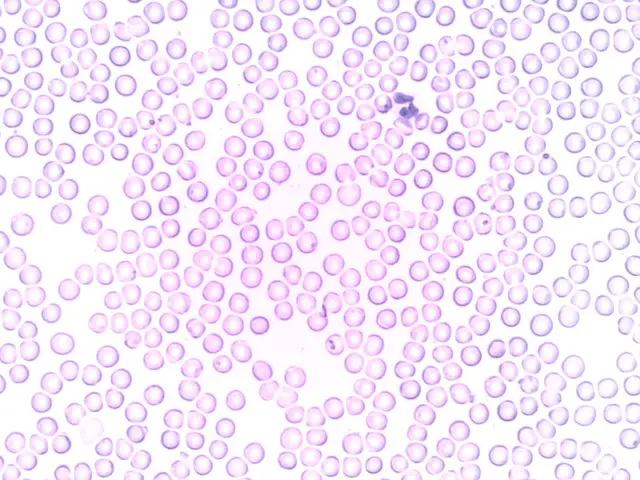
#> input picture CVL_Assignment02/cell_image.webp, 640 x 480 px
$ jupyter execute CVL_Assignment02.ipynb
#> lines starting #> are read from the running program, lines starting #| are printed output that depends on the picture; after the words box and inside, x2 and y2 are one past the last pixel; in counts of white or black regions, pixels touching at a corner belong together
# CVL Assignment 2
```
Name    : Shadiq Arif Aryasatya
NIM     : 24/536702/PA/22763
Class   : CS
Subject : Computer Vision and Image Analysis
```

For this assignment, I have chosen to use the thresholding method, specifically Otsu's thresholding, to perform object detection on a microscopic view of white blood cells, specifically Granulocytes. The source for the image is https://www.microscopemaster.com/white-blood-cells.html#gallery[pagegallery]/2/.

[cell 1]
import cv2
import numpy as np
import matplotlib.pyplot as plt

def object_detection_otsu_method(image_path):
#> called with image_path = 'cell_image.webp'
    image = cv2.imread(image_path, cv2.IMREAD_GRAYSCALE)
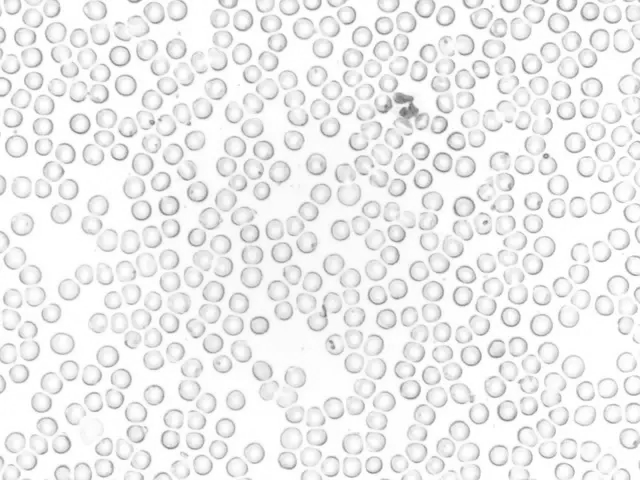
#> image: shape (480, 640); min 103, max 255, mean 238.6
    if image is None:
        raise ValueError("Image not found.")

    height, width = image.shape
#> height = 480; width = 640
    total_pixels = height * width
#> total_pixels = 307200

    # creating the histogram
    hist = np.zeros(256)
    for i in range(height):
        for j in range(width):
            hist[image[i, j]] += 1

    current_max_variance = 0
    optimal_threshold = 0
    sum_total = sum(i * hist[i] for i in range(256))
#> sum_total = 73290522

    sum_background = 0
    weight_background = 0

    # Otsu's method calculation
    for t in range(256):
        weight_background += hist[t]
        if weight_background == 0: continue

        weight_foreground = total_pixels - weight_background
        if weight_foreground == 0: break

        sum_background += t * hist[t]

        mean_b = sum_background / weight_background
        mean_f = (sum_total - sum_background) / weight_foreground

        # between-class variance
        var_between = weight_background * weight_foreground * (mean_b - mean_f) ** 2

        if var_between > current_max_variance:
            current_max_variance = var_between
            optimal_threshold = t
#> after the loop, current_max_variance = 2.65e+13; optimal_threshold = 226; sum_background = 66282102; weight_background = 307200

    # anything below the threshold is dark
    detected_objects = np.zeros((height, width), dtype=np.uint8)
    for i in range(height):
        for j in range(width):
            if image[i, j] < optimal_threshold:
                detected_objects[i, j] = 255
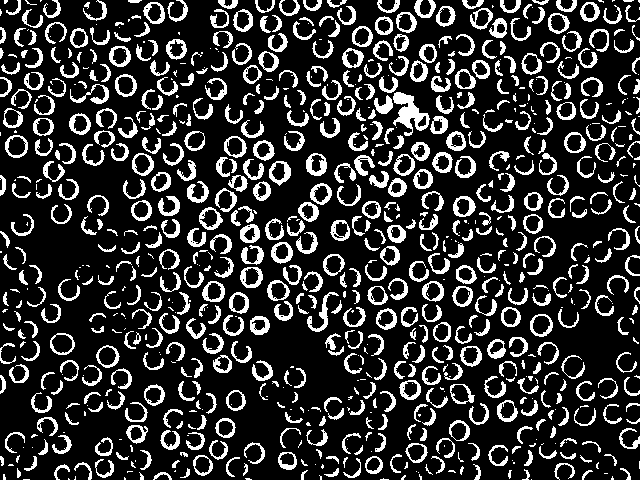
#> detected_objects: shape (480, 640); 19.7% white; 856 white regions (257 under 20 px), largest, box (x1, y1, x2, y2) and area: (393, 92, 430, 136) 741, (307, 292, 339, 332) 285, (306, 153, 327, 176) 260

    return image, detected_objects, optimal_threshold, hist

def manual_metrics(predicted_mask, ground_truth_path):
    gt_img = cv2.imread(ground_truth_path, cv2.IMREAD_GRAYSCALE)
    if gt_img is None:
        return None, None

    height, width = predicted_mask.shape

    tp = 0 # true positive (both: cell)
    tn = 0 # true negative (both: background)
    fp = 0 # false positive (prediction: cell, ground truth: background)
    fn = 0 # false negative (prediction: background, ground truth: cell)

    for i in range(height):
        for j in range(width):
            # ground truth binarized
            gt_val = 255 if gt_img[i, j] > 127 else 0
            pred_val = predicted_mask[i, j]

            if pred_val == 255 and gt_val == 255:
                tp += 1
            elif pred_val == 0 and gt_val == 0:
                tn += 1
            elif pred_val == 255 and gt_val == 0:
                fp += 1
            elif pred_val == 0 and gt_val == 255:
                fn += 1

    # accuracy calculation
    accuracy = (tp + tn) / (height * width)

    # IoU calculation
    intersection = tp
    union = tp + fp + fn
    iou = intersection / union if union != 0 else 0.0

    return accuracy, iou


image_file = 'cell_image.webp'
gt_file = 'cell_image_ground_truth.jpg'

try:
    original, mask, thresh, hist = object_detection_otsu_method(image_file)
#> thresh = 226
    acc, iou = manual_metrics(mask, gt_file)
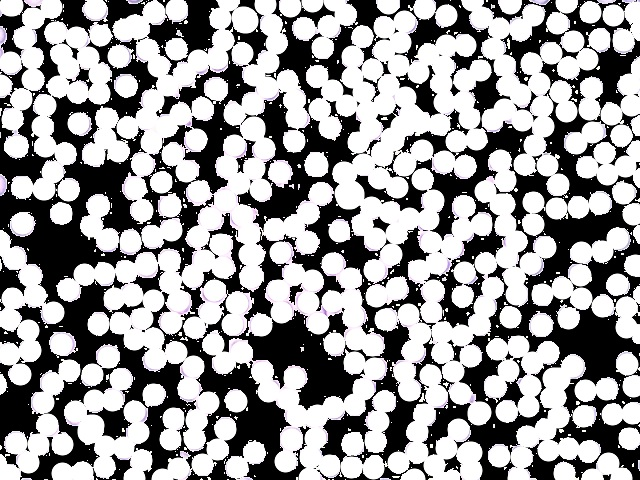
#> input picture CVL_Assignment02/cell_image_ground_truth.jpg, 640 x 480 px
#> after the loop in manual_metrics, `for i in range(height):`: fn = 130578; fp = 2; tn = 116082; tp = 60538
#> in manual_metrics, `accuracy = (tp + tn) / (height * width)`: accuracy = 0.575
#> in manual_metrics, `intersection = tp`: intersection = 60538
#> in manual_metrics, `union = tp + fp + fn`: union = 191118
#> in manual_metrics, `iou = intersection / union if union != 0 else 0.0`: iou = 0.317
#> acc = 0.575; iou = 0.317

    print(f"Threshold: {thresh}")
#| Threshold: 226
    if acc is not None:
        print(f"Accuracy: {acc * 100:.2f}%")
#| Accuracy: 57.49%
        print(f"IoU: {iou:.4f}")
#| IoU: 0.3168

    # image plotting and visualization
    plt.figure(figsize=(15, 5))
    plt.subplot(1, 3, 1); plt.title("Grayscale image"); plt.imshow(original, cmap='gray'); plt.axis('off')
    plt.subplot(1, 3, 2); plt.title("Image histogram"); plt.bar(range(256), hist); plt.axvline(thresh, color='r')
    plt.subplot(1, 3, 3); plt.title("Detection using Otsu's method"); plt.imshow(mask, cmap='gray'); plt.axis('off')
    plt.show()
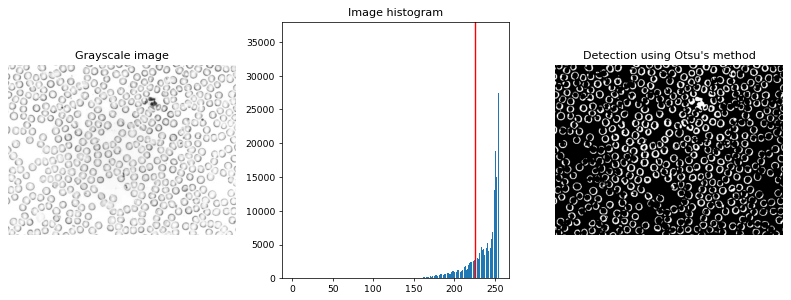
#> figure drawn by matplotlib, 3 panels; panel 2: tallest bar 36185 high, from x = 253.6 to 254.4

except Exception as e:
    print(f"Error: {e}")
